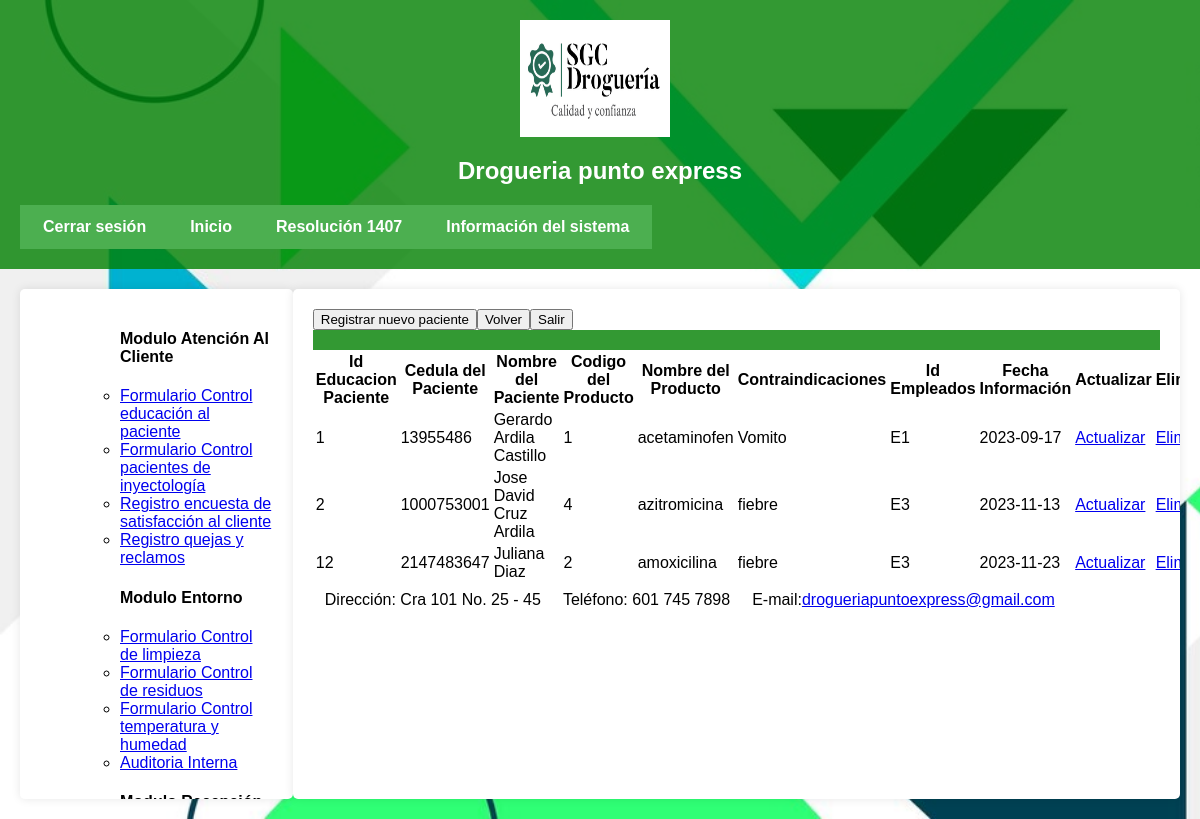
Page /educacion.php (signed in) on the committed database.
### tables this page shows
CREATE TABLE `educacionpaciente` (
  `Ideducacionpac` int(11) NOT NULL,
  `cedula` int(11) NOT NULL,
  `nomcliente` varchar(50) NOT NULL,
  `codigo` int(11) NOT NULL,
  `nomproducto` varchar(50) NOT NULL,
  `contraindicaciones` text NOT NULL,
  `Idempleados` varchar(5) NOT NULL,
  `fecha` date NOT NULL DEFAULT current_timestamp()
);

### educacion.php (the view, shortened to what this page needs)
<!DOCTYPE html>
<html lang="es">
<head>
    <link rel="stylesheet" href="EstiloMP.css">
</head>
<body>
<header id="header">
        <img src="imagen/LogoSGC.png" ver ="left" height="117" width="150"/>
		<h2>Drogueria punto express</h2>
			<table id="superior"><tr>
			<td id="superior1"><a href="u_cerrarsesion.php">Cerrar sesi&oacute;n</a></td>
            <td id="superior1"><a href="u_inicio.php">Inicio</a></td>
			<td id="superior1"><a href="u_resolucion1407.php">Resoluci&oacute;n 1407</a></td>
			<td id="superior1"><a href="u_sistemainf.php">Informaci&oacute;n del sistema</a></td>
            </tr></table>
</header>
<div id="contenido">
    <div id="lateral">
    <nav>
            <ol>
		    <ul><h4>Modulo Atenci&oacute;n Al Cliente</h4>
			<li><a href="educacion.php">Formulario Control educaci&oacute;n al paciente</a></li>
			<li><a href="inyectologia.php">Formulario Control pacientes de inyectolog&iacute;a</a></li>
            <li><a href="rencuesta.php">Registro encuesta de satisfacci&oacute;n al cliente</a></li>
            <li><a href="qr.php">Registro quejas y reclamos</a></li>
			</ul>
            </ol>
        </nav>
        <nav>
            <ol>
		    <ul><h4>Modulo Entorno</h4>
			<li><a href="limpieza.php">Formulario Control de limpieza</a></li>
            <li><a href="residuos.php">Formulario Control de residuos</a></li>
			<li><a href="temperatura.php">Formulario Control temperatura y humedad</a></li>
            <li><a href="auditoria.php">Auditoria Interna</a></li>
			</ul>
            </ol>
        </nav>
        <nav>
            <ol>
		    <ul><h4>Modulo Recepci&oacute;n y devoluci&oacute;n de productos</h4>
			</ul>
            </ol>
        </nav>
    </div>
<main id="contenidos">
<?php
include_once ("conexion.php");
$educacion = "SELECT * FROM educacionpaciente";
?>
<table>
<tr>
<th>Id Educacion Paciente</th>
<th>Cedula del Paciente</th>
<th>Nombre del Paciente</th>
<th>Codigo del Producto</th>
<th>Nombre del Producto</th>
<th>Contraindicaciones</th>
<th>Id Empleados</th>
<th>Fecha Informaci&oacute;n</th>
<th>Actualizar</th>
<th>Eliminar</th>
</tr>
<?php
$resultadoedu = mysqli_query($conn,$educacion);
while($row=mysqli_fetch_assoc($resultadoedu)){?>
        <tr>
        <td><?php echo $row ["Ideducacionpac"];?></td>
        <td><?php echo $row ["cedula"];?></td>
        <td><?php echo $row ["nomcliente"];?></td>
        <td><?php echo $row ["codigo"];?></td>
        <td><?php echo $row ["nomproducto"];?></td>
        <td><?php echo $row ["contraindicaciones"];?></td>
        <td><?php echo $row ["Idempleados"];?></td>
        <td><?php echo $row ["fecha"];?></td>
        <td><a href="eddactualizar.php?Ideducacionpac=<?php echo $row ["Ideducacionpac"];?>">Actualizar</a></td>
        <td><a href="edeliminar.php?Ideducacionpac=<?php echo $row ["Ideducacionpac"];?>">Eliminar</a></td>
        </tr>
<?php    }
?>
<form action="educacionc.php" method="post">
<button type="submit">Registrar nuevo paciente</button>
</form>
<form action="u_inicio.php">
<button type="submit">Volver</button>
</form>
<form action="u_cerrarsesion.php">
<button type="submit">Salir</button>
</form>
</main>
</div>
<footer id="footer">
      <center>
        <table id="inferior"><tr>
			<td id="inferior1">Direcci&oacute;n: Cra 101 No. 25 - 45</td>
			<td id="inferior1">Tel&eacute;fono: 601 745 7898</td>
			<td id="inferior1">E-mail:<a href="mailto:drogueriapuntoexpress@gmail.com">drogueriapuntoexpress@gmail.com</a></td>
		</tr></table>
       </center>
</footer>
</body>
</html>

### EstiloMP.css (style rules this page uses)
body { background-image: url('fondo.jpg'); background-size: cover; background-repeat: no-repeat; background-attachment: fixed; background-color: #b0e57c; font-family: Arial, sans-serif; margin: 0; padding: 0; min-height: 100vh; display: flex; flex-direction: column; }
#header { text-align: center; padding: 20px; background-color: rgba(0, 128, 0, 0.8); color: #fff; }
#header img { vertical-align: middle; margin-right: 10px; }
#superior { text-align: center; background-color: #4caf50; padding: 10px 0; }
#superior a { text-decoration: none; color: #fff; margin: 0 20px; font-weight: bold; }
#contenido { flex-grow: 1; display: flex; justify-content: space-between; align-items: flex-start; margin: 20px; }
#lateral { flex-basis: 250px; background-color: #fff; padding: 20px; border-radius: 5px; box-shadow: 0px 0px 10px rgba(0, 0, 0, 0.1); height: calc(80vh - 170px); overflow: auto; }
#contenidos { flex-basis: calc(100% - 250px); background-color: #fff; padding: 20px; border-radius: 5px; box-shadow: 0px 0px 10px rgba(0, 0, 0, 0.1); height: calc(80vh - 170px); overflow: auto; }
#footer { text-align: center; padding: 10px; background-color: rgba(0, 128, 0, 0.8); color: #fff; }
#inferior { text-align: center; }
#inferior td { padding: 5px 10px; }

### rows in the picture
educacionpaciente: Ideducacionpac "1", cedula "13955486", nomcliente "Gerardo Ardila Castillo", codigo "1", nomproducto "acetaminofen", contraindicaciones "Vomito", Idempleados "E1", fecha "2023-09-17"
educacionpaciente: Ideducacionpac "2", cedula "1000753001", nomcliente "Jose David Cruz Ardila", codigo "4", nomproducto "azitromicina", contraindicaciones "fiebre", Idempleados "E3", fecha "2023-11-13"
educacionpaciente: Ideducacionpac "12", cedula "2147483647", nomcliente "Juliana Diaz", codigo "2", nomproducto "amoxicilina", contraindicaciones "fiebre", Idempleados "E3", fecha "2023-11-23"
